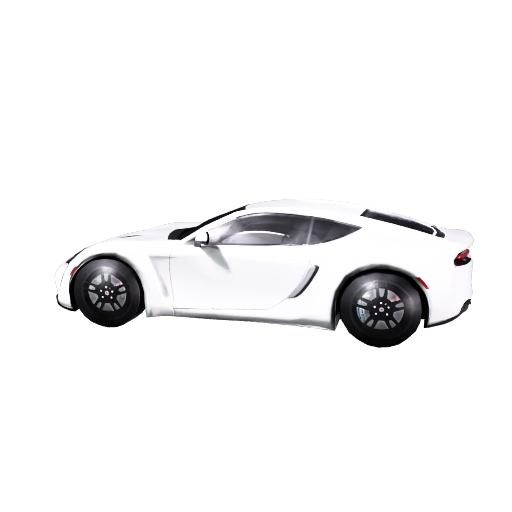
#> input picture assets/models/thumbs/car_sports.png, 512 x 512 px, given in place of car_sports.png_near.png, which was not available
$ python far_landmark_pair.py ../../assets/models/thumbs/car_sports.png
#> lines starting #> are read from the running program, lines starting #| are printed output that depends on the picture; after the words box and inside, x2 and y2 are one past the last pixel; in counts of white or black regions, pixels touching at a corner belong together; pictures that were not available may be replaced by others from this repository, and a replacement may not be noted
#!/usr/bin/env python3
"""Compares the near and far frames of tools/glshot/far_landmark_shot.gd landmark by landmark.

    python3 tools/glshot/far_landmark_pair.py /tmp/fl_*_near.png

Each landmark's silhouette in each frame is where that frame differs from <stem>_empty.png (the
background alone). Prints the share of the near silhouette the far copy covers and the far
silhouette's spill outside it (IoU), the mean LINEAR luminance of each copy over the pixels both
cover and their ratio (far / near: 1.00 is the far copy as bright as the detailed one), the mean
chroma shift, and the mean |difference| in sRGB there. Writes <stem>_side.png (near | far |
difference x4, the near outline in red, the far outline in cyan on the difference).
"""
import sys

import numpy as np
from PIL import Image

LUM = np.array([0.2126, 0.7152, 0.0722])


def lin(a):
    a = a / 255.0
    return np.where(a <= 0.04045, a / 12.92, ((a + 0.055) / 1.055) ** 2.4)


def load(p):
    return np.asarray(Image.open(p).convert("RGB")).astype(float)


def edge(m):
    e = np.zeros_like(m)
    e[1:, :] |= m[1:, :] != m[:-1, :]
    e[:, 1:] |= m[:, 1:] != m[:, :-1]
    return e


def main(path):
    stem = path[: -len("_near.png")] if path.endswith("_near.png") else path
    near, far, empty = load(stem + "_near.png"), load(stem + "_far.png"), load(stem + "_empty.png")
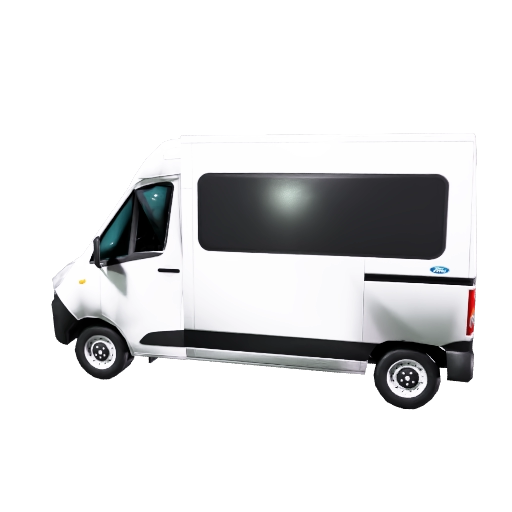
#> input picture assets/models/thumbs/car_van.png, 512 x 512 px, given in place of car_sports.png_far.png, which was not available
#> in load (call 2), `return np.asarray(Image.open(p).convert("RGB")).astype(float)`:
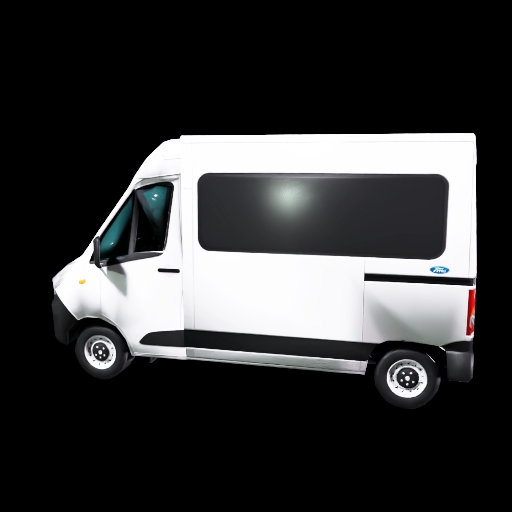
#> returned value: shape (512, 512, 3) float64; mean of channels 0, 1, 2 55, 55.3, 56; drawn as R, G, B
    mn = np.abs(near - empty).max(axis=2) > 6
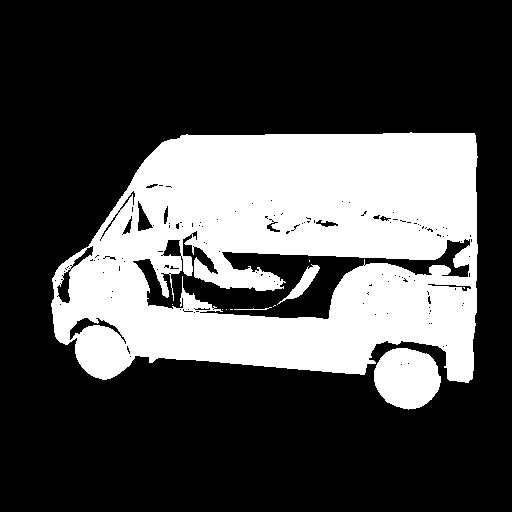
#> mn: shape (512, 512) bool; 30.4% white; 12 white regions (8 under 20 px), largest, box (x1, y1, x2, y2) and area: (51, 132, 478, 383) 76118, (374, 348, 441, 410) 3189, (277, 264, 320, 305) 433, (234, 307, 272, 310) 41
    mf = np.abs(far - empty).max(axis=2) > 6
#> mf: shape (512, 512) bool; every value is 0
    both = mn & mf
    nn, nf, nb = mn.sum(), mf.sum(), both.sum()
#> nn = 79796; nf = 0; nb = 0
    iou = nb / max((mn | mf).sum(), 1)
#> iou = 0
    cover = nb / max(nn, 1)
#> cover = 0
    spill = (mf & ~mn).sum() / max(nn, 1)
#> spill = 0
    row = {"id": stem.split("_", 1)[-1], "near_px": int(nn), "far_px": int(nf), "iou": iou, "cover": cover, "spill": spill}
#> row = {'id': 'sports.png', 'near_px': 79796, 'far_px': 0, 'iou': 0, 'cover': 0, 'spill': 0}
    if nb > 30:
        ln_rgb = lin(near[both]).mean(axis=0)
        lf_rgb = lin(far[both]).mean(axis=0)
        ln, lf = float(ln_rgb @ LUM), float(lf_rgb @ LUM)
        cn = ln_rgb / max(ln_rgb.sum(), 1e-6)
        cf = lf_rgb / max(lf_rgb.sum(), 1e-6)
        row.update(ratio=lf / max(ln, 1e-6), chroma=float(np.abs(cn - cf).sum()), d=float(np.abs(near[both] - far[both]).mean()),
                   near_lum=ln, far_lum=lf)
    else:
        row.update(ratio=float("nan"), chroma=float("nan"), d=float("nan"), near_lum=0.0, far_lum=0.0)
    diff = np.clip(np.abs(near - far) * 4.0, 0, 255)
    n2, f2 = near.copy(), far.copy()
    en, ef = edge(mn), edge(mf)
#> in edge, `e[1:, :] |= m[1:, :] != m[:-1, :]`: e: shape (512, 512) bool; 1.3% white in thin lines or dots, all inside (x1, y1, x2, y2) = (51, 132, 478, 411)
#> in edge, `e[:, 1:] |= m[:, 1:] != m[:, :-1]`:
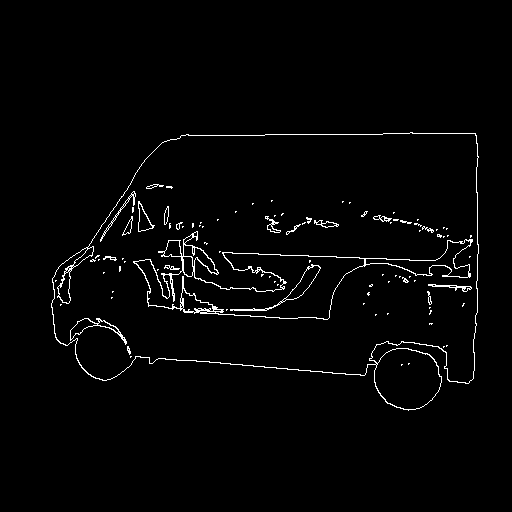
#> e: shape (512, 512) bool; 2% white in thin lines or dots, all inside (x1, y1, x2, y2) = (51, 132, 479, 411)
    n2[en] = [255, 40, 40]
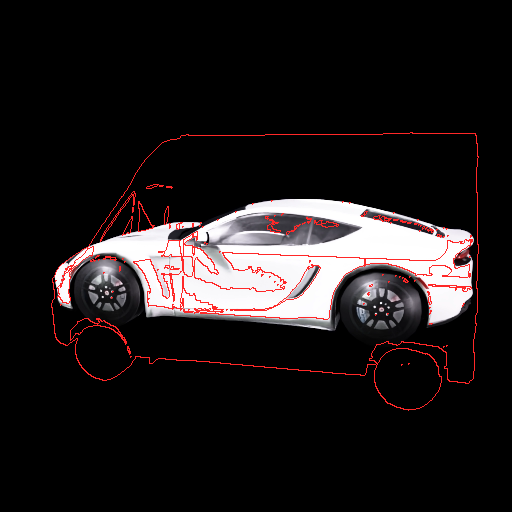
#> n2: shape (512, 512, 3) float64; mean R, G, B 32.2, 27.7, 28.2
    f2[ef] = [40, 230, 255]
    diff[en] = [255, 40, 40]
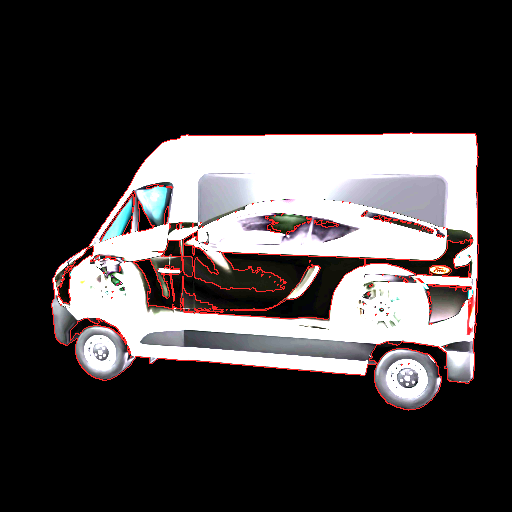
#> diff: shape (512, 512, 3) float64; mean R, G, B 68.2, 64.1, 64.6
    diff[ef] = [40, 230, 255]
    side = np.concatenate([n2, f2, diff], axis=1).astype(np.uint8)
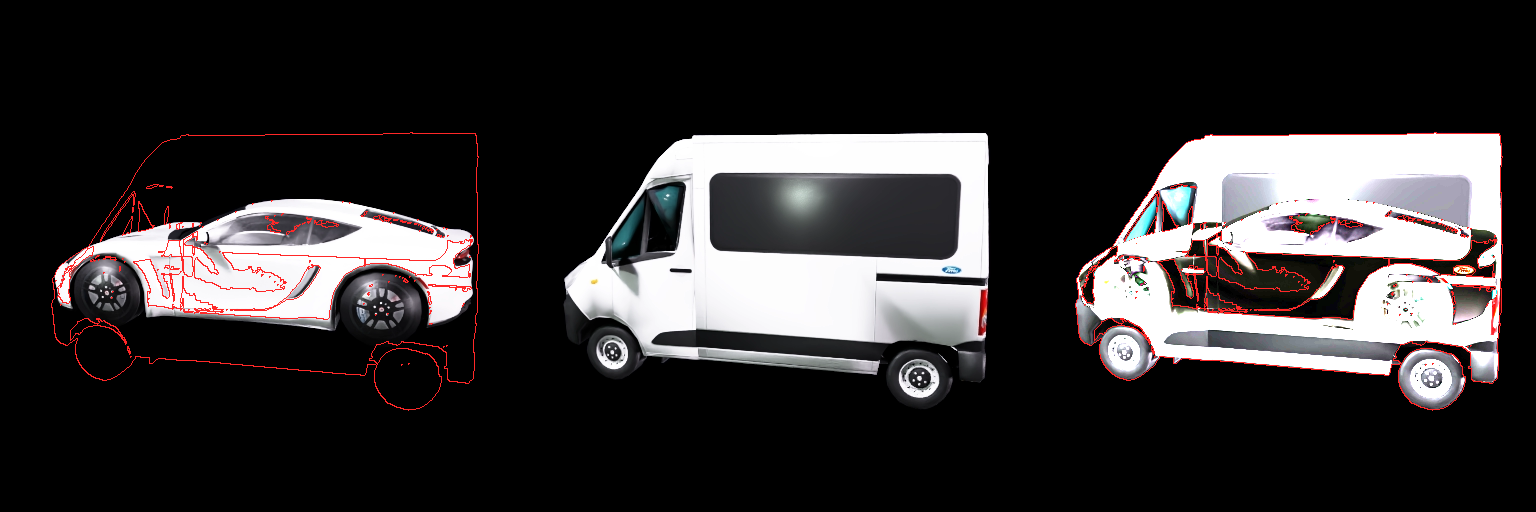
#> side: shape (512, 1536, 3); mean R, G, B 51.8, 49, 49.6
    Image.fromarray(side).save(stem + "_side.png")
    return row


if __name__ == "__main__":
    rows = [main(p) for p in sys.argv[1:]]
#> rows = 1 item
    print("%-22s %8s %8s  %5s %6s %6s  %6s %6s  %5s %6s" % ("landmark", "near px", "far px", "IoU", "cover", "spill", "lum n", "far/n", "chrom", "|d|"))
    for r in rows:
        print("%-22s %8d %8d  %5.2f %6.2f %6.2f  %6.3f %6.2f  %5.3f %6.1f" % (
            r["id"], r["near_px"], r["far_px"], r["iou"], r["cover"], r["spill"], r["near_lum"], r["ratio"], r["chroma"], r["d"]))
#> this loop made 1 pass
#| sports.png                79796        0   0.00   0.00   0.00   0.000    nan    nan    nan
